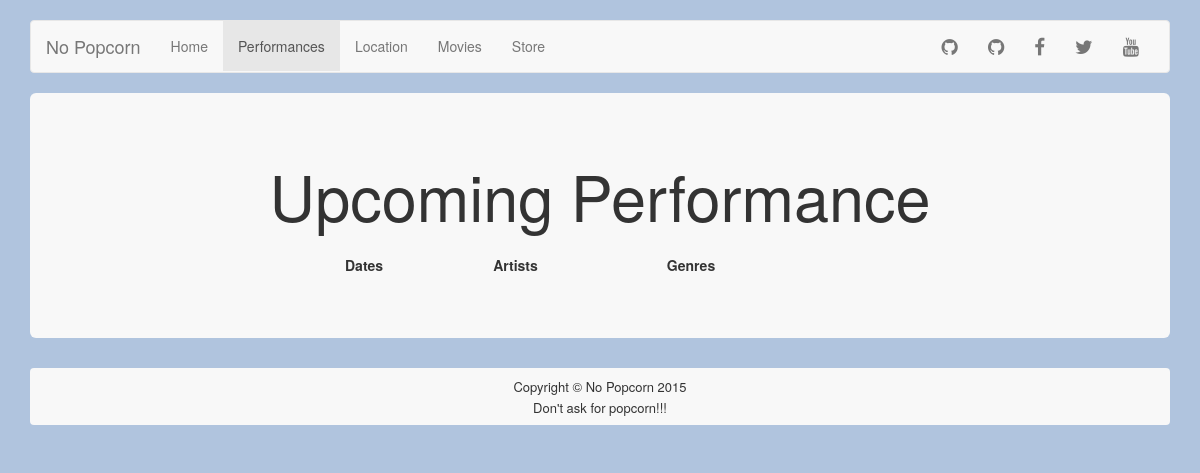
/performances, run on an earlier commit of the app's database.
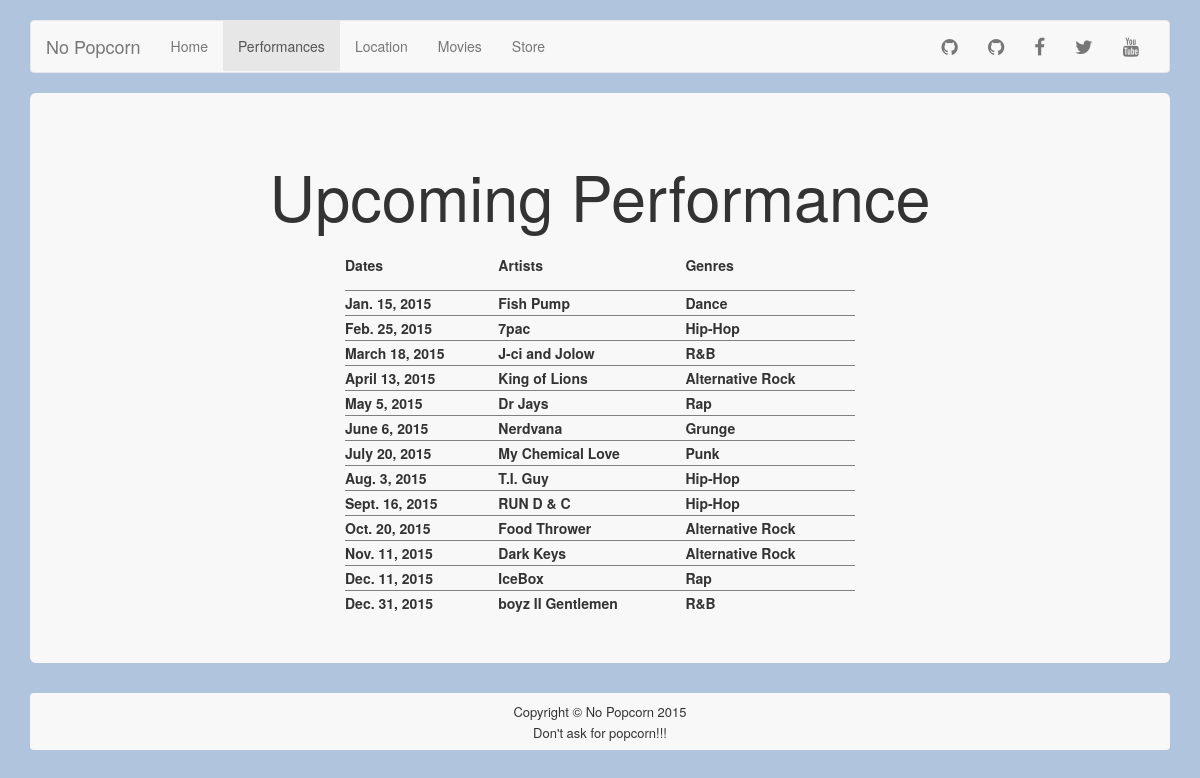
And on a later commit of the database.
### Theatre/models.py (models this page shows)
class Performances(models.Model):
    date = models.DateField(['%Y-%m-%d'])
    name = models.CharField(max_length = 254)
    genre = models.CharField(max_length = 254)

### Theatre/views.py (the view)
# urls.py: url(r'^performances$', 'Theatre.views.performances', name='performances'),
def performances(request):
	return render(request, 'performances.html', {'performances': Performances.objects.all()})

### Theatre/templates/performances.html (shortened to what this page needs)
{% extends "base.html" %}
{% block nav-performances %}class="active"{% endblock %}
{% block content %}
<table style="width:50%" style="height:100%" border=1 frame=void rules=rows align="center">
<h1 align="center"> Upcoming Performance</h1>
    <tr>
    	<th height="50">Dates</th>
    	<th height="50">Artists</th>
    	<th height="50">Genres</th>
    </tr>
    {% for item in performances %}
    <tr>
    	<th height="25">{{ item.date }}</th>
    	<th height="25">{{ item.name }}</th>
    	<th height="25">{{ item.genre }}</th>
    </tr>
  {% endfor %}
</table>
{% endblock %}

What changed in the data, as far as the page shows it:
added Performances: date "Jan. 15, 2015", name "Fish Pump", genre "Dance"
added Performances: date "Feb. 25, 2015", name "7pac", genre "Hip-Hop"
added Performances: date "March 18, 2015", name "J-ci and Jolow", genre "R&B"
added Performances: date "April 13, 2015", name "King of Lions", genre "Alternative Rock"
added Performances: date "May 5, 2015", name "Dr Jays", genre "Rap"
added Performances: date "June 6, 2015", name "Nerdvana", genre "Grunge"
added Performances: date "July 20, 2015", name "My Chemical Love", genre "Punk"
added Performances: date "Aug. 3, 2015", name "T.I. Guy", genre "Hip-Hop"
added Performances: date "Sept. 16, 2015", name "RUN D & C", genre "Hip-Hop"
added Performances: date "Oct. 20, 2015", name "Food Thrower", genre "Alternative Rock"
added Performances: date "Nov. 11, 2015", name "Dark Keys", genre "Alternative Rock"
added Performances: date "Dec. 11, 2015", name "IceBox", genre "Rap"
added Performances: date "Dec. 31, 2015", name "boyz II Gentlemen", genre "R&B"
